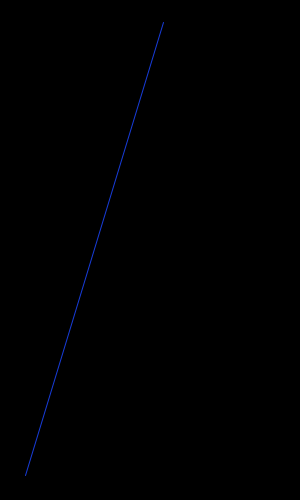
Frame 1 (no input)
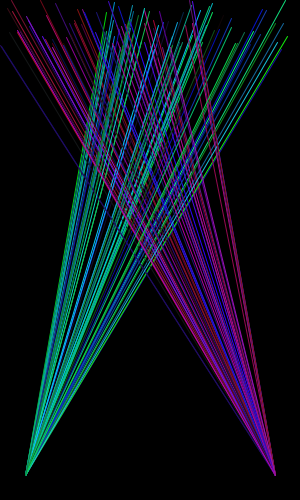
Frame 60 (the mouse pressed at the canvas centre just before this capture)
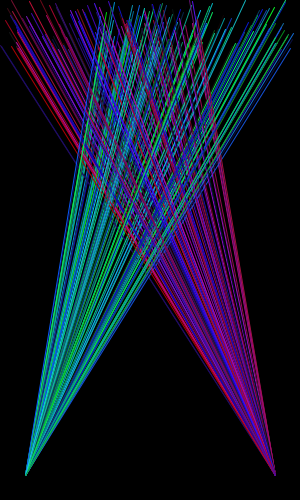
Frame 120 (the mouse held since frame 60 and released just before this capture)

The Processing sketch that drew these frames (run headless with seeded random() and noise(); from frame 60 on, the mouse is pressed at the canvas centre):

// Processing sketch: processing_89236
// ── processing_89236.pde

void setup() {
 size(300,500); 
 background(0); 
}


void draw() {
  //Les lignes partant d'en bas à droite
 line(275,475, random(0,200), random(0,50) ); 
 //Couleur des lignes
 stroke(random(25),random(255),random(255)); 
 
 //Les lignes partant d'en bas à gauche
  line(25,475, random(100,300), random(0,50) ); 
  //Couleur des lignes
 stroke(random(200),random(25),random(255)); 
}
